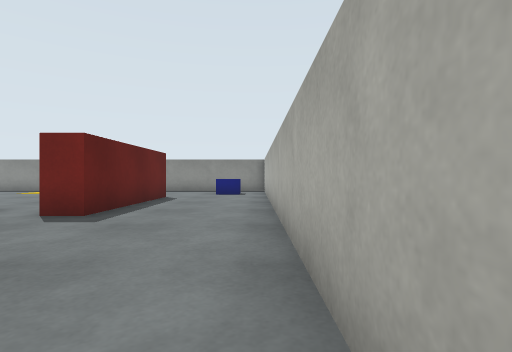
View 1 (above)

17 first-person views from a walk through a robot-simulator world made for Gazebo. The camera is 0.72 m above the floor, looks level and sees 80° across. The floor is counted in squares, 1 m on a side. Each view is taken from the middle of a square. On the plan, view 1 faces up. The plan holds only what a view shows up to about 10 squares ahead; the rest is blank. The place goes on beyond the plan. Robots are left out.

View 2
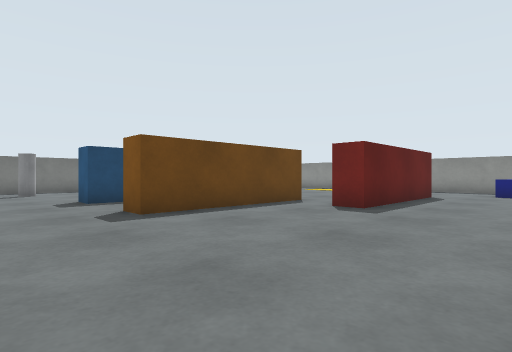

View 3
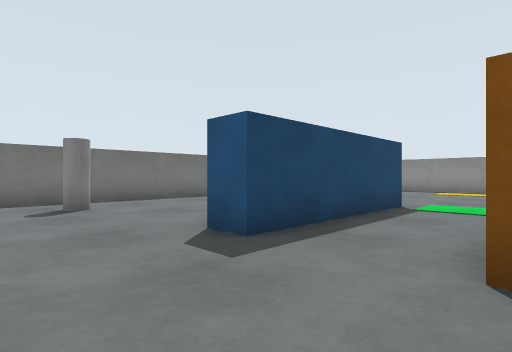

View 4
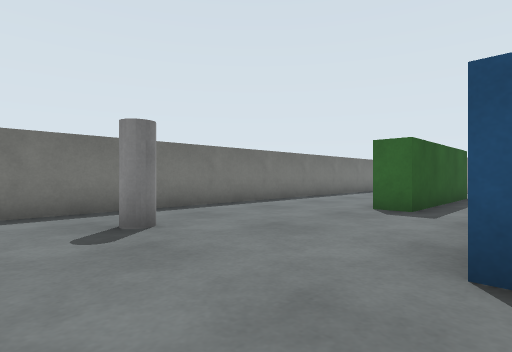

View 5
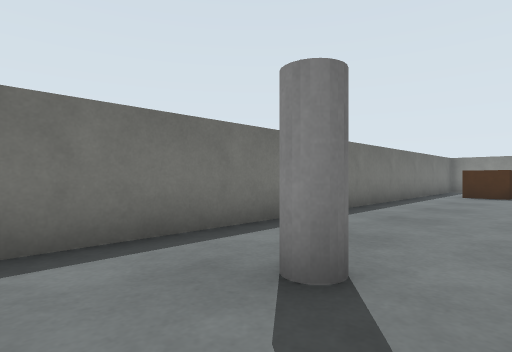

View 6
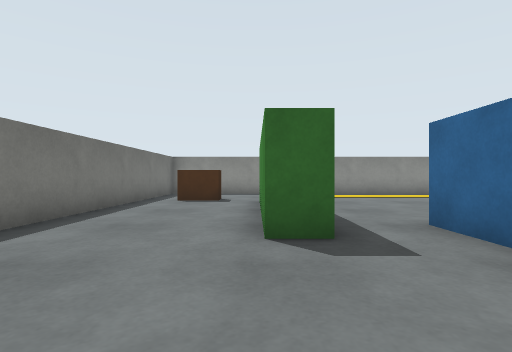

View 7
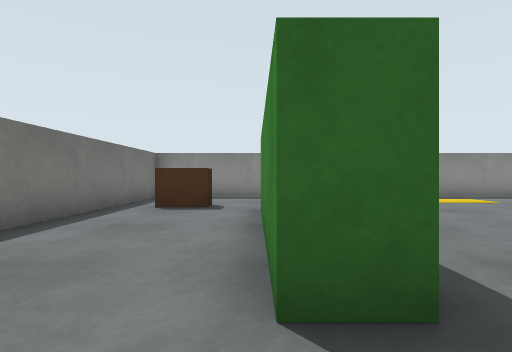

View 8
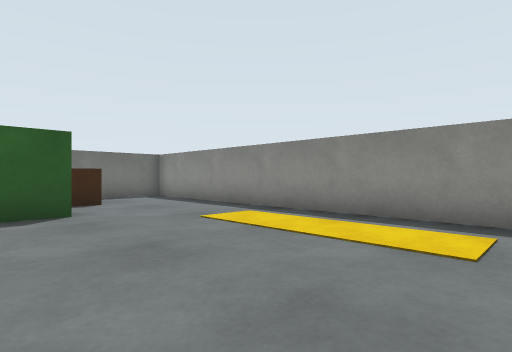

View 9
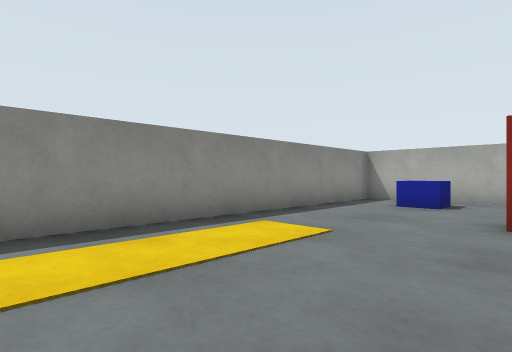

View 10
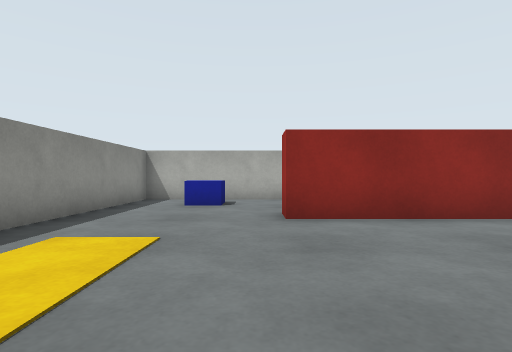

View 11
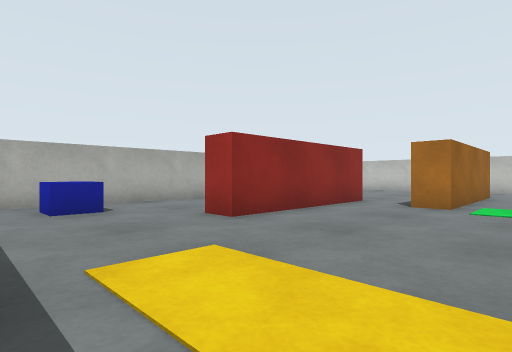

View 12
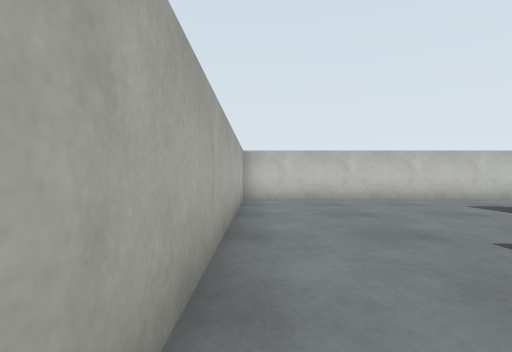

View 13
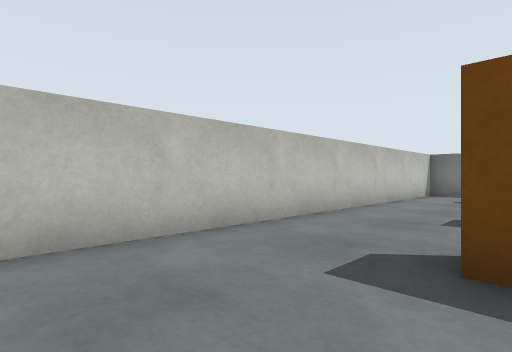

View 14
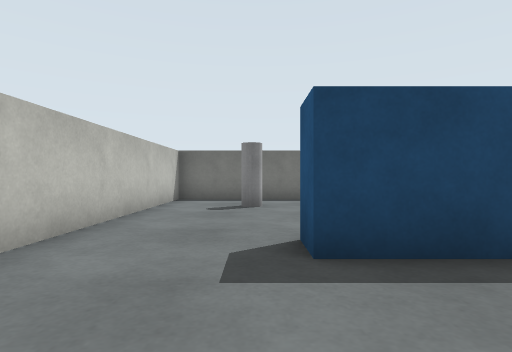

View 15
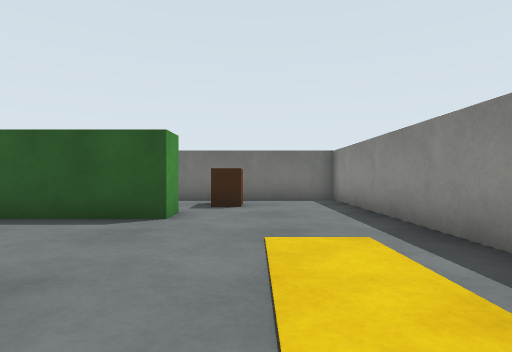

View 16
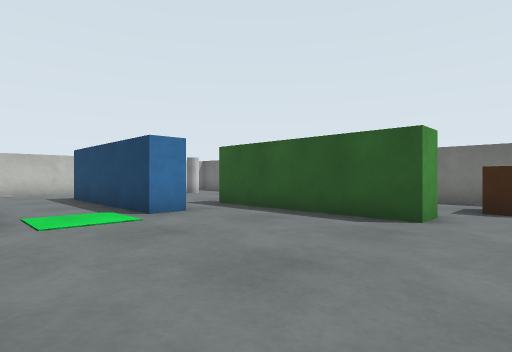

View 17
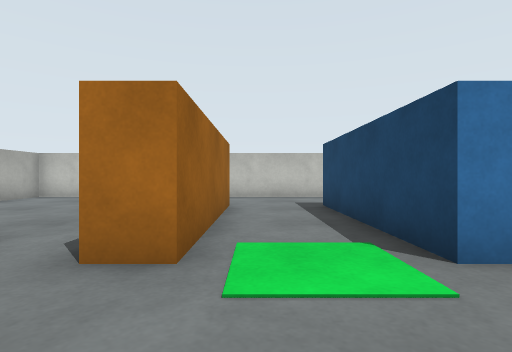

### Floor plan
Points are (right, up) in squares from view 1. A wall is a line through its corners. A room is listed if a view was taken in it or the views show most of it. See-through windows are left out.
Room 1 (views 1, 2, 3, 4, 5, 6, 7, 8, 9, 10, 11, 12, 13, 14, 15, 16, 17)
walls: (-6.4, 6.5) (-5.5, 6.5) (-5.5, 1.5) (-6.4, 1.5) (-6.4, 6.5); (-9.4, 5) (-9.4, 6.5) (-8.7, 6.5) (-8.7, 1.5) (-9.5, 1.5); (-12, 10.5) (-11.1, 10.5) (-11.1, 5.5) (-11.9, 5.5) (-11.9, 10); (-3.1, 10.1) (-3.1, 5.5) (-3.9, 5.5) (-3.9, 10.5) (-3, 10.5); (-15.4, -1.4) (0.4, -1.4) (0.4, 14.4) (-15.4, 14.4) (-15.4, -1.4)
objects: brown box (-14, 11) to (-13, 11); pillar (-13, 1); blue box (-1, 12) to (-1, 13)

Positions as (right, up) in squares from view 1, and headings:
1: (0, 0), facing up
2: (0, -1), facing up-left
3: (-6, -1), facing up-left
4: (-9, -1), facing up-left
5: (-12, -1), facing up-left
6: (-12, 2), facing up
7: (-12, 4), facing up
8: (-5, 9), facing up-left
9: (-9, 10), facing up-right
10: (-9, 11), facing right
11: (-8, 14), facing down-right
12: (0, 8), facing down
13: (-3, 2), facing down-left
14: (-6, 1), facing left
15: (-6, 12), facing left
16: (-6, 12), facing down-left
17: (-7, 9), facing down
